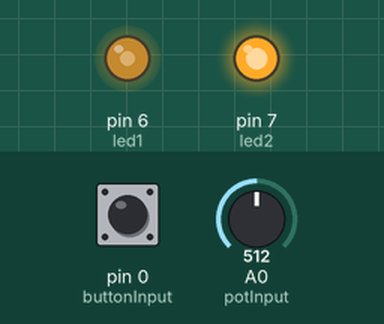
This sketch was run on a simulated Arduino Uno, built with avr-gcc and run on an emulated ATmega328P. Shown: output pins drawn as LEDs (lit = HIGH). Inputs (shaded band) come from the test bench; at power-on: A0 (potInput) = 512, pin 0 (buttonInput) HIGH.

Above: at 1.2 s.
1.3 s: A0 (potInput) set to 716
At 2.0 s:
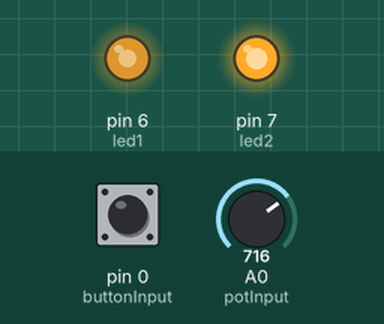
2.8 s: pin 0 (buttonInput) pulled LOW for 0.15 s
At 2.87 s:
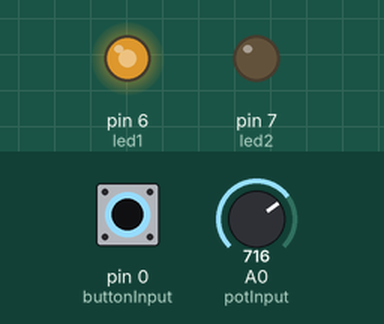
4.4 s: A0 (potInput) set to 900
At 5.6 s:
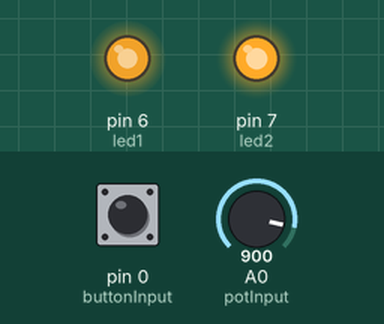
5.9 s: pin 0 (buttonInput) pulled LOW for 1 s
At 6.7 s:
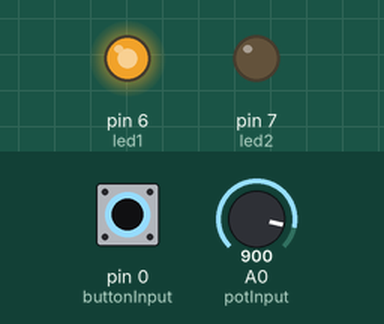
8.4 s: A0 (potInput) set to 122
At 9.6 s:
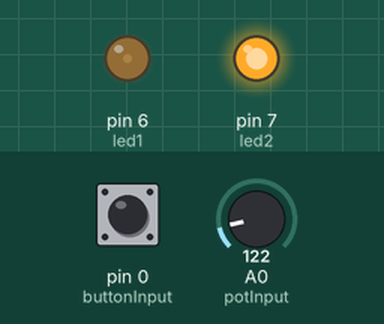
9.9 s: pin 0 (buttonInput) pulled LOW for 0.15 s
At 9.97 s:
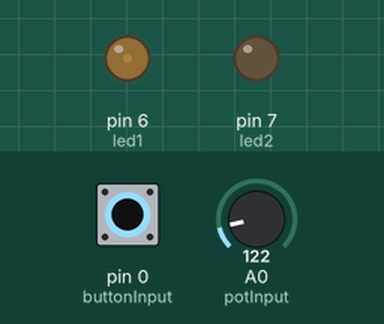
Timing chart, 0 to 12.5 s (numbered marks = the images above; inputs shaded):
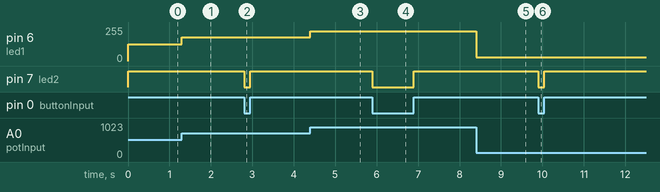

The sketch:

makershield_potentiometer.ino
```cpp
int led1 = 6;

int led2 = 7;

int buttonInput = 0;

int potInput = A0;

int potVal = 0;

int ledVal = 0;

void setup() {

//Declaring Outputs and inputs

pinMode(led1, OUTPUT);

pinMode(led2, OUTPUT);

pinMode(buttonInput, INPUT);

pinMode(potInput, INPUT);

}

void loop() {

//Read Potentiometer, convert to a value between 0-255 and analog write out

potVal = analogRead(potInput);

ledVal = map(potVal, 0, 1023, 0, 255);

analogWrite(led1, ledVal);

//Determine if Button is pressed, and turn it off if it is.

if (digitalRead(buttonInput) == LOW) {

digitalWrite(led2, LOW);

}

else {

digitalWrite(led2, HIGH);

}

}
```

Measured:
- after the input at 1.3 s, pin 6 (led1): 127/255 → 178/255 at once
- after the input at 2.8 s, pin 7 (led2): HIGH → LOW at once, → HIGH 0.15 s later
- after the input at 4.4 s, pin 6 (led1): 178/255 → 224/255 at once
- after the input at 5.9 s, pin 7 (led2): HIGH → LOW at once, → HIGH 1.0 s later
- after the input at 8.4 s, pin 6 (led1): 224/255 → 30/255 at once
- after the input at 9.9 s, pin 7 (led2): HIGH → LOW at once, → HIGH 0.15 s later
